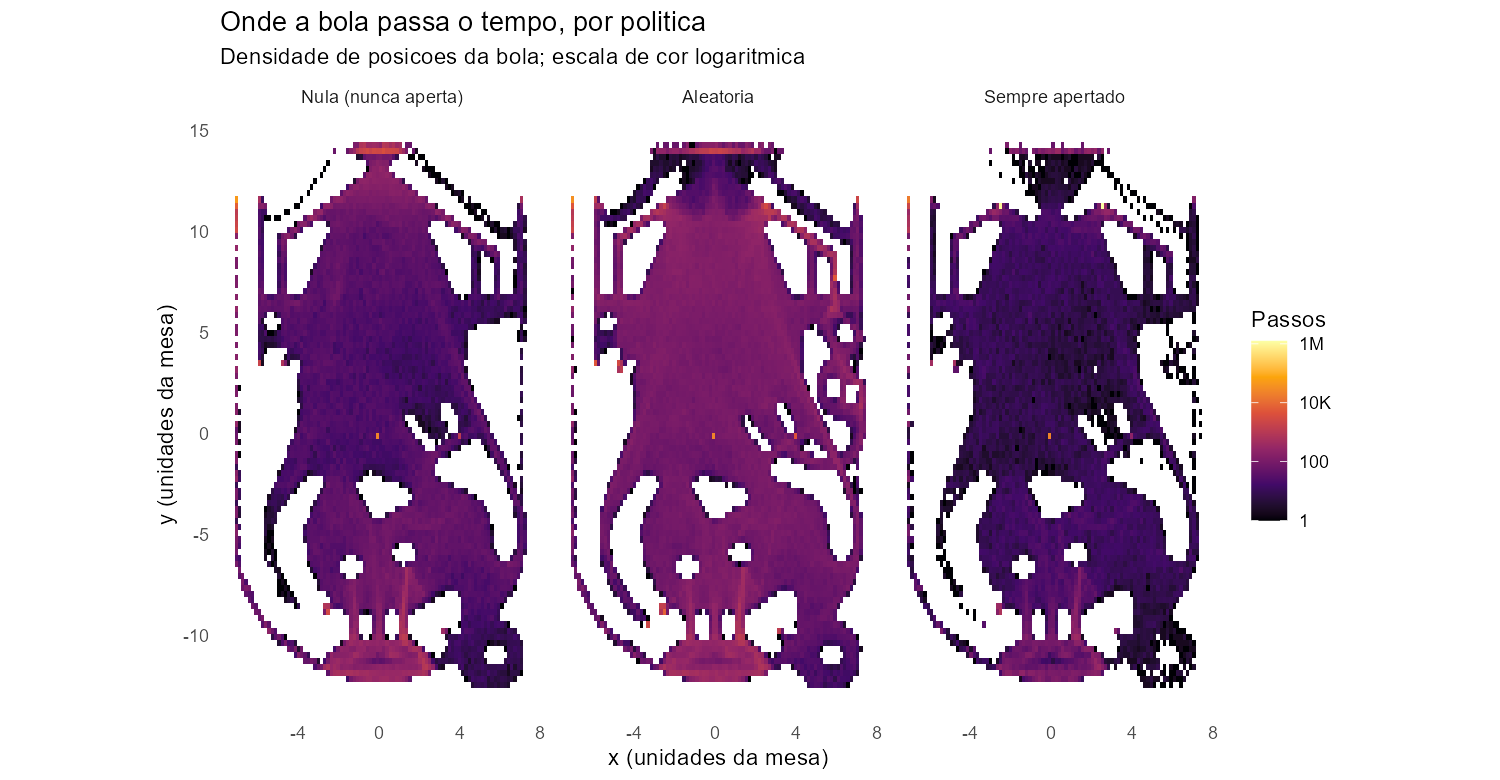

This figure's R source:
# Validacao visual: se os dados de trajetoria forem reais, a densidade das
# posicoes da bola tem de desenhar o formato da mesa. Serve tambem para
# comparar ONDE cada politica mantem a bola.
suppressMessages({library(data.table); library(ggplot2); library(dplyr)})

dir <- "C:/Users/drian/Games/pinball_rl/analise/dados"
rot <- c("0" = "Nula (nunca aperta)", "1" = "Aleatoria", "2" = "Sempre apertado")

d <- rbindlist(lapply(0:2, \(p) {
  x <- fread(file.path(dir, sprintf("rl_trace_p%d.csv", p)),
             select = c("bola_x", "bola_y", "score", "tempo_s", "episodio"))
  x[, politica := rot[as.character(p)]]
}))
d <- d[bola_x > -90]
d[, politica := factor(politica, levels = rot)]
cat("linhas totais:", format(nrow(d), big.mark = "."), "\n")

g <- ggplot(d, aes(bola_x, bola_y)) +
  geom_bin2d(bins = 90) +
  scale_fill_viridis_c(option = "inferno", trans = "log10",
                       labels = scales::label_number(scale_cut = scales::cut_short_scale()),
                       name = "Passos") +
  coord_fixed() +
  facet_wrap(~politica) +
  labs(title = "Onde a bola passa o tempo, por politica",
       subtitle = "Densidade de posicoes da bola; escala de cor logaritmica",
       x = "x (unidades da mesa)", y = "y (unidades da mesa)") +
  theme_minimal(base_size = 11) +
  theme(panel.grid = element_blank())
ggsave("C:/Users/drian/Games/pinball_rl/analise/mapa_mesa.png", g,
       width = 10, height = 5.2, dpi = 150)
cat("mapa_mesa.png salvo\n")
